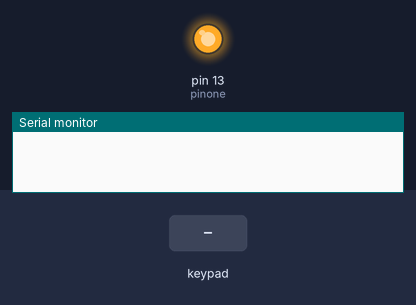
Recording of a sketch running on a simulated Arduino Uno, built with avr-gcc and run on an emulated ATmega328P. On the bench: output pins drawn as LEDs (lit = HIGH), the last lines printed to the serial monitor. Inputs (shaded band) come from the test bench.

Above: at 1.2 s.
1.3 s: keypad keys 4 5 6 7 * pressed 0.4 s apart
At 3.6 s:
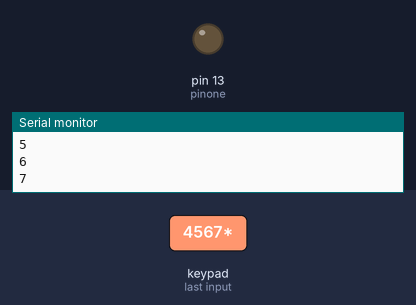
6.3 s: key '#' pressed
At 7.5 s:
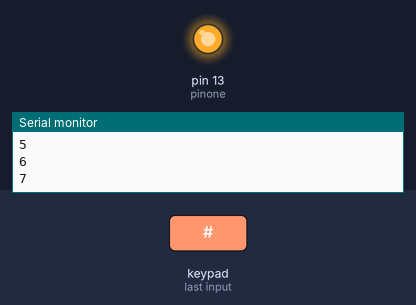
7.8 s: key '*' pressed
At 8.5 s:
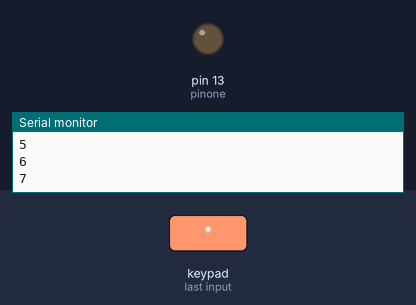
Timing chart, 0 to 10.8 s (numbered marks = the images above; inputs shaded):
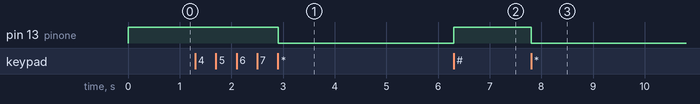

Measured:
- after the input at 1.3 s, pin 13 (pinone): HIGH → LOW after 1.6 s
- after the input at 6.3 s, pin 13 (pinone): LOW → HIGH at once
- after the input at 7.8 s, pin 13 (pinone): HIGH → LOW at once

The sketch:

keypad_test.ino
```cpp
#include <Keypad.h>
const byte ROWS =4;
const byte COLS =4;
// Define the Keymap
char keys [ROWS][COLS]={
  {'1','2','3','A'},
  {'4','5','6','B'},
  {'7','8','9','C'},
  {'*','0','#','D'}
};
//Connect keypad ROW0,ROW1,ROW2 and ROW3 to the arduino places
byte rowPins[ROWS]={4,5,6,7};

byte colPins[COLS]={8,9,10,11};

Keypad kpd = Keypad(makeKeymap(keys), rowPins, colPins, ROWS, COLS);

#define pinone 13

void setup()
{
  pinMode(pinone,OUTPUT);
  digitalWrite(pinone, HIGH);
  Serial.begin(9600);
}

void loop()
{
  char key=kpd.getKey();
  if(key)
  {
    switch(key)
    {
      case '*':
        digitalWrite(pinone,LOW);
        break;
      case '#':
        digitalWrite(pinone,HIGH);
        break;
       default:
        Serial.println(key);
    }
  }
}
```
